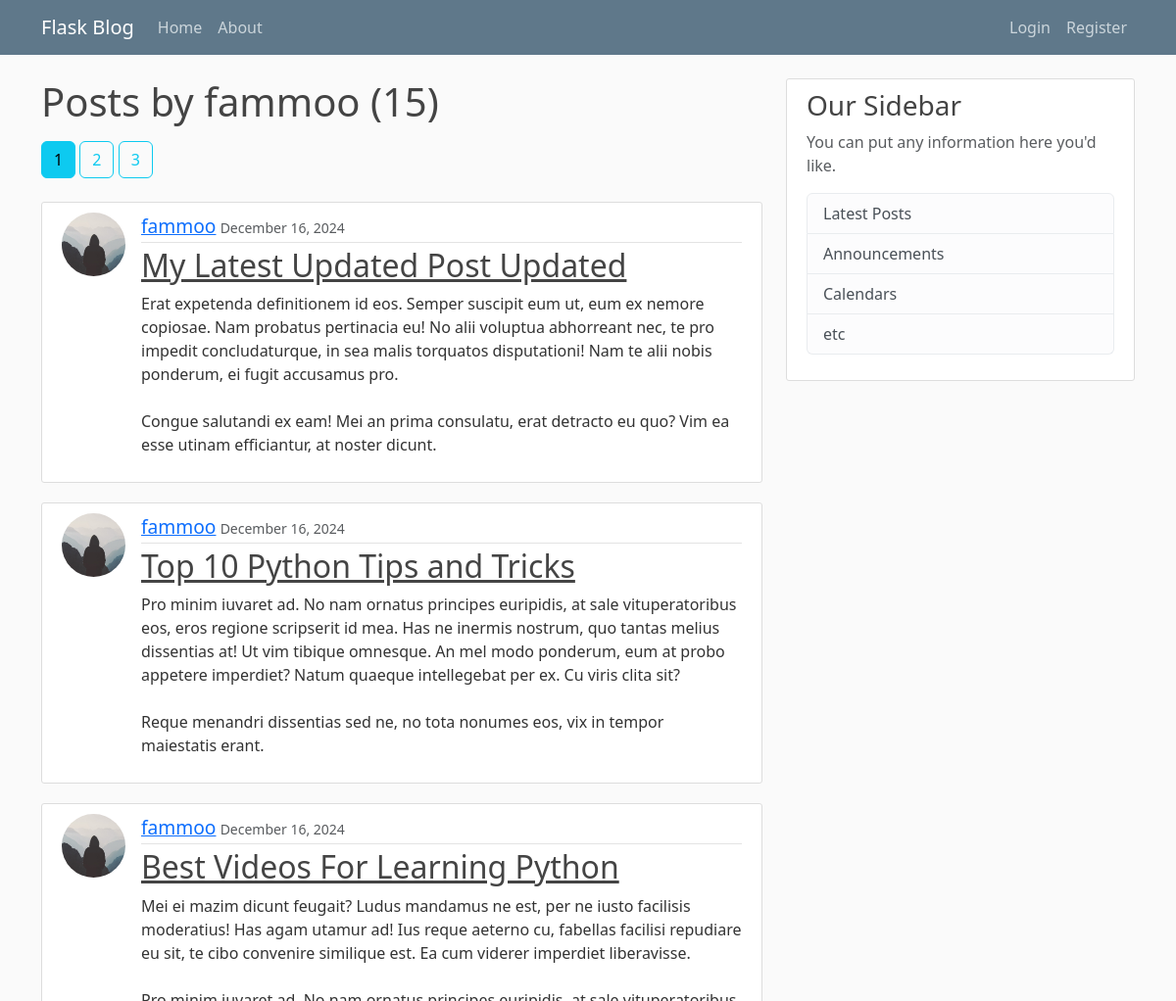
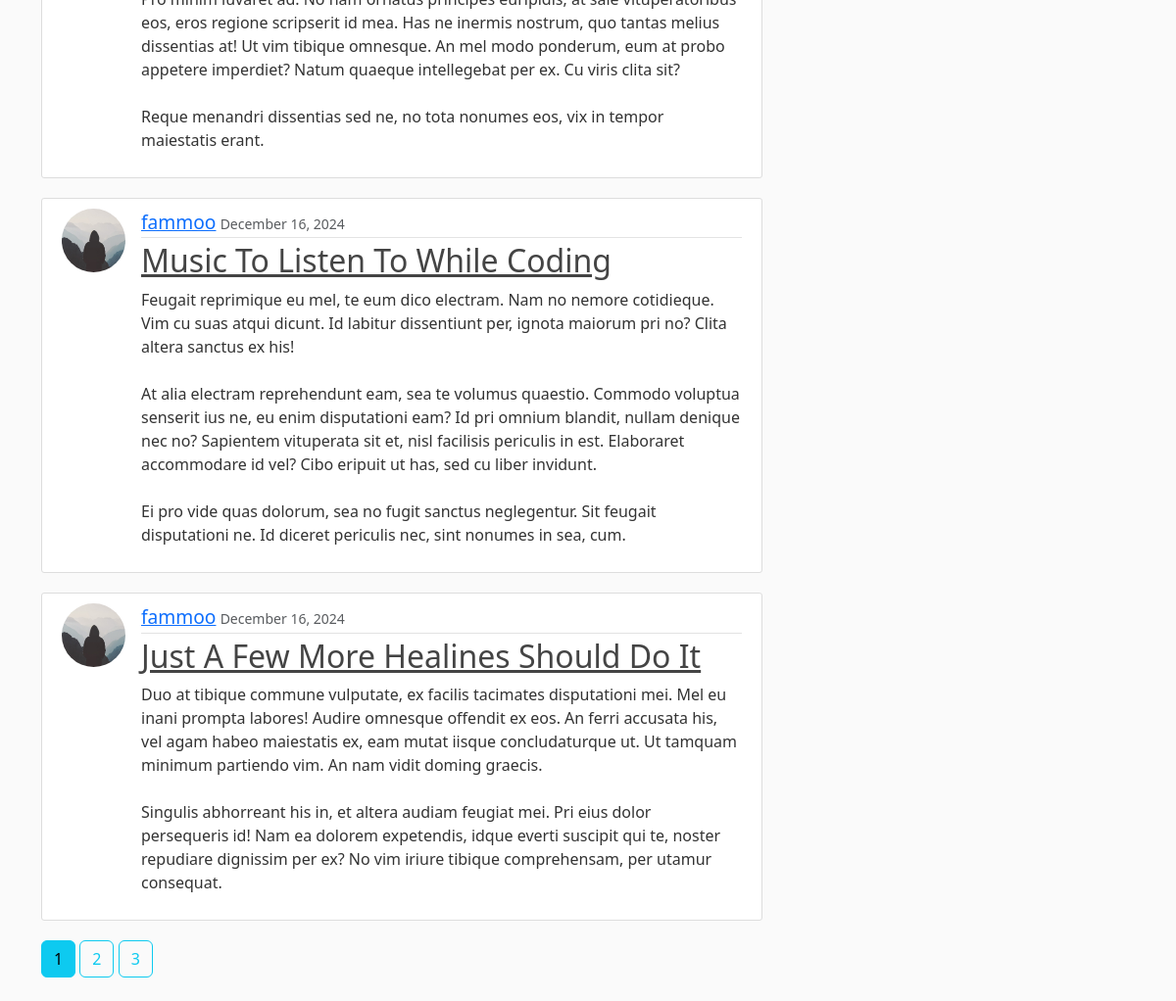
/user/fammoo, run on the app's committed database (2 pictures, top to bottom).
### flaskblog/users/models.py (models this page shows, shortened)
class User(db.Model, UserMixin):
    __tablename__ = 'user'
    id = db.Column(db.Integer, primary_key=True)
    username = db.Column(db.String(20), unique=True, nullable=False)
    email = db.Column(db.String(120), unique=True, nullable=False)
    image_file = db.Column(db.String(20), nullable=False)
    password = db.Column(db.String(60), nullable=False)
    posts = db.relationship("Post", backref="author", lazy=True)

### flaskblog/posts/models.py (models this page shows, shortened)
class Post(db.Model):
    __tablename__ = 'post'
    id = db.Column(db.Integer, primary_key=True)
    title = db.Column(db.String(100), nullable=False)
    date_posted = db.Column(db.DateTime, nullable=False, default=datetime.utcnow)
    content = db.Column(db.Text, nullable=False)
    user_id = db.Column(db.Integer, db.ForeignKey("user.id"), nullable=False)

### flaskblog/users/routes.py (the view)
@users.route("/user/<string:username>")
def user_posts(username: str):
    page = request.args.get("page", 1, type=int)
    user = User.query.filter_by(username=username).first_or_404()
    posts = Post.query.filter_by(author=user)\
        .order_by(Post.date_posted.desc()).paginate(page=page, per_page=5)
    return render_template("user_posts.html", title=f"Posts by {username}", posts=posts, user=user)

### flaskblog/templates/user_posts.html
{% extends "layout.html" %}
{% set active_page = "User Posts" %}
{% block content %}
{% macro render_pagination() %}
	{% for page_num in posts.iter_pages(left_edge=1, right_edge=1, left_current=1, right_current=1) %}
		{% if page_num %}
			{% set page_btn_class = "btn mb-4 " + ("btn-info" if posts.page == page_num else "btn-outline-info") %}
			<a class="{{ page_btn_class }}" href="{{ url_for('users.user_posts', username=user.username, page=page_num) }}">{{ page_num }}</a>
		{% else %}
            <span>...</span>
		{% endif %}
	{% endfor %}
{% endmacro %}
<h1 class="mb-3">Posts by {{ user.username }} ({{posts.total}}) </h1>
{{ render_pagination() }}
{% for post in posts.items %}
<article class="d-flex content-section">
	<img class="rounded-circle article-img" src="{{url_for('static', filename='profile_pics/' + post.author.image_file) }}" alt="">
	<div class="media-body">
		<div class="article-metadata">
			<a style="font-size: larger;" class="mr-2" href="{{ url_for('users.user_posts', username=post.author.username) }}">{{ post.author.username }}</a>
			<small class="text-muted">{{ post.date_posted.strftime('%B %d, %Y') }}</small>
		</div>
		<h2><a class="article-title" href="{{ url_for('posts.post', post_id=post.id) }}">{{ post.title }}</a></h2>
		<p class="article-content">{{ post.content }}</p>
	</div>
</article>
{% endfor %}
{{ render_pagination() }}
{% endblock content %}

### flaskblog/static/main.css (style rules this page uses)
body { background: #fafafa; color: #333333; margin-top: 5rem; }
h1, h2, h3, h4, h5, h6 { color: #444444; }
.content-section { background: #ffffff; padding: 10px 20px; border: 1px solid #dddddd; border-radius: 3px; margin-bottom: 20px; }
.article-title { color: #444444; }
.article-content { white-space: pre-line; }
.article-img { height: 65px; width: 65px; margin-right: 16px; }
.article-metadata { padding-bottom: 1px; margin-bottom: 4px; border-bottom: 1px solid #e3e3e3 }

### data on the page
User: username "fammoo"
Post: image_file (placeholder picture), author.username "fammoo", date_posted "December 16, 2024", title "My Latest Updated Post Updated", content "Erat expetenda definitionem id eos. Semper suscipit eum ut, eum ex nemore copiosae. Nam probatus pertinacia eu! No alii voluptua abhorreant nec, te pro impedit concludaturque, in sea malis torquatos disputationi! Nam te alii nobis ponderum, ei fugit accusamus pro. Congue salutandi ex eam! Mei an prima consulatu, erat detracto eu quo? Vim ea esse utinam efficiantur, at noster dicunt."
Post: image_file (placeholder picture), author.username "fammoo", date_posted "December 16, 2024", title "Top 10 Python Tips and Tricks", content "Pro minim iuvaret ad. No nam ornatus principes euripidis, at sale vituperatoribus eos, eros regione scripserit id mea. Has ne inermis nostrum, quo tantas melius dissentias at! Ut vim tibique omnesque. An mel modo ponderum, eum at probo appetere imperdiet? Natum quaeque intellegebat per ex. Cu viris clita sit? Reque menandri dissentias sed ne, no tota nonumes eos, vix in tempor maiestatis erant."
Post: image_file (placeholder picture), author.username "fammoo", date_posted "December 16, 2024", title "Best Videos For Learning Python", content "Mei ei mazim dicunt feugait? Ludus mandamus ne est, per ne iusto facilisis moderatius! Has agam utamur ad! Ius reque aeterno cu, fabellas facilisi repudiare eu sit, te cibo convenire similique est. Ea cum viderer imperdiet liberavisse. Pro minim iuvaret ad. No nam ornatus principes euripidis, at sale vituperatoribus eos, eros regione scripserit id mea. Has ne inermis nostrum, quo tantas melius dissentias at! Ut vim tibique omnesque. An mel modo ponderum, eum at probo appetere imperdiet? Natum quaeque intellegebat per ex. Cu viris clita sit? Reque menandri dissentias sed ne, no tota nonumes eos, vix in tempor maiestatis erant."
Post: image_file (placeholder picture), author.username "fammoo", date_posted "December 16, 2024", title "Music To Listen To While Coding", content "Feugait reprimique eu mel, te eum dico electram. Nam no nemore cotidieque. Vim cu suas atqui dicunt. Id labitur dissentiunt per, ignota maiorum pri no? Clita altera sanctus ex his! At alia electram reprehendunt eam, sea te volumus quaestio. Commodo voluptua senserit ius ne, eu enim disputationi eam? Id pri omnium blandit, nullam denique nec no? Sapientem vituperata sit et, nisl facilisis periculis in est. Elaboraret accommodare id vel? Cibo eripuit ut has, sed cu liber invidunt. Ei pro vide quas dolorum, sea no fugit sanctus neglegentur. Sit feugait disputationi ne. Id diceret periculis nec, sint nonumes in sea, cum."
Post: image_file (placeholder picture), author.username "fammoo", date_posted "December 16, 2024", title "Just A Few More Healines Should Do It", content "Duo at tibique commune vulputate, ex facilis tacimates disputationi mei. Mel eu inani prompta labores! Audire omnesque offendit ex eos. An ferri accusata his, vel agam habeo maiestatis ex, eam mutat iisque concludaturque ut. Ut tamquam minimum partiendo vim. An nam vidit doming graecis. Singulis abhorreant his in, et altera audiam feugiat mei. Pri eius dolor persequeris id! Nam ea dolorem expetendis, idque everti suscipit qui te, noster repudiare dignissim per ex? No vim iriure tibique comprehensam, per utamur consequat."

### other printed values
{{ page.title }} "Home" "About"
{{ page.title }} "Login" "Register"
{{ posts.total }} "15"
{{ page_num }} "1" "2" "3" "1" "2" "3"
